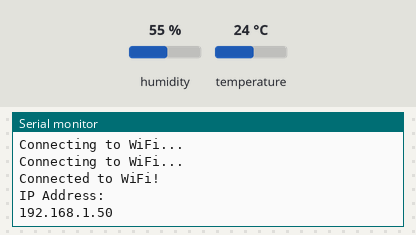
Simulated run of this sketch. Board: ESP8266 (NodeMCU). Parts: the last lines printed to the serial monitor. Inputs (shaded band) come from the test bench; at power-on: humidity 55 %, temperature 24 °C. WiFi joins after 1.5 s; servers stay silent unless stated.

Above: at 4.2 s.
4.3 s: humidity set to 22 %
At 5.8 s:
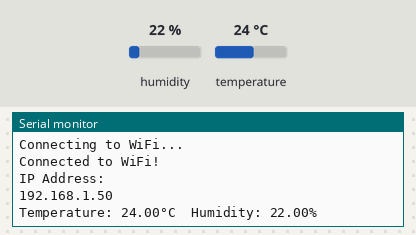
8.5 s: temperature set to 12 °C
At 9.4 s:
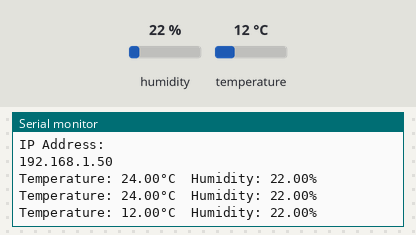
11.5 s: humidity set to 40 %
At 14.2 s:
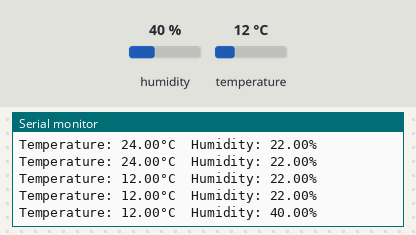

Measured:
- after the input at 4.3 s, the serial monitor: prints a new line after 0.73 s (image 1)
- after the input at 8.5 s, the serial monitor: prints a new line after 0.58 s (image 2)
- after the input at 11.5 s, the serial monitor: prints a new line after 1.6 s (image 3)

The sketch:

dht11_test.ino
```cpp
#include <ESP8266WiFi.h>
#include <DHT.h>

#define WIFI_SSID "Eng-Student"
#define WIFI_PASSWORD "3nG5tuDt"
#define DHTPIN D4
#define DHTTYPE DHT11

DHT dht(DHTPIN, DHTTYPE);

void setup() {
  Serial.begin(9600);
  delay(1000);

  WiFi.begin(WIFI_SSID, WIFI_PASSWORD);

  while (WiFi.status() != WL_CONNECTED) {
    delay(1000);
    Serial.println("Connecting to WiFi...");
  }

  Serial.println("Connected to WiFi!");
  Serial.println("IP Address: ");
  Serial.println(WiFi.localIP());

  dht.begin();
}

void loop() {
  delay(2000); // Wait a few seconds between readings

  float temperature = dht.readTemperature();
  float humidity = dht.readHumidity();

  if (isnan(temperature) || isnan(humidity)) {
    Serial.println("Failed to read data from DHT sensor!");
    return;
  }

  Serial.print("Temperature: ");
  Serial.print(temperature);
  Serial.print("°C\t");
  Serial.print("Humidity: ");
  Serial.print(humidity);
  Serial.println("%");
}
```
